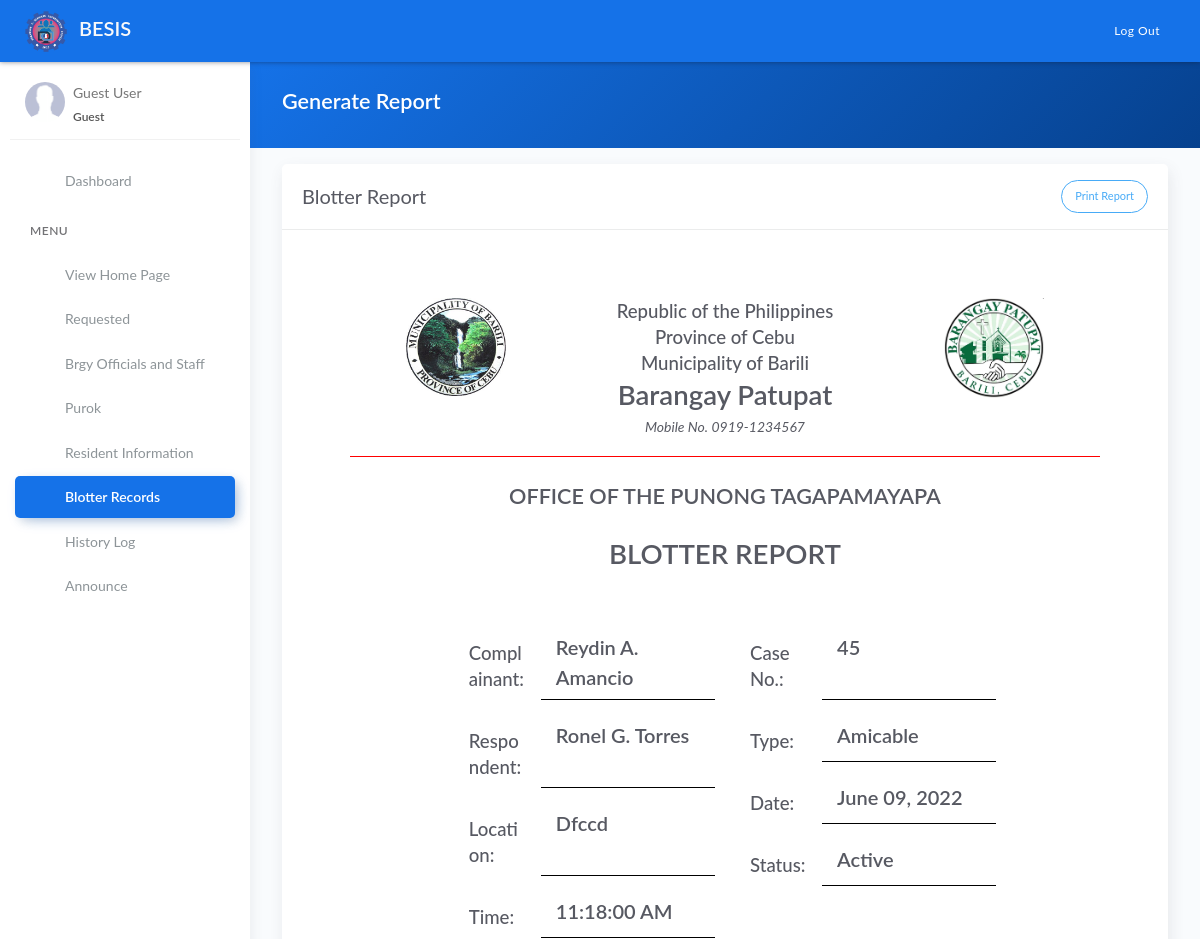
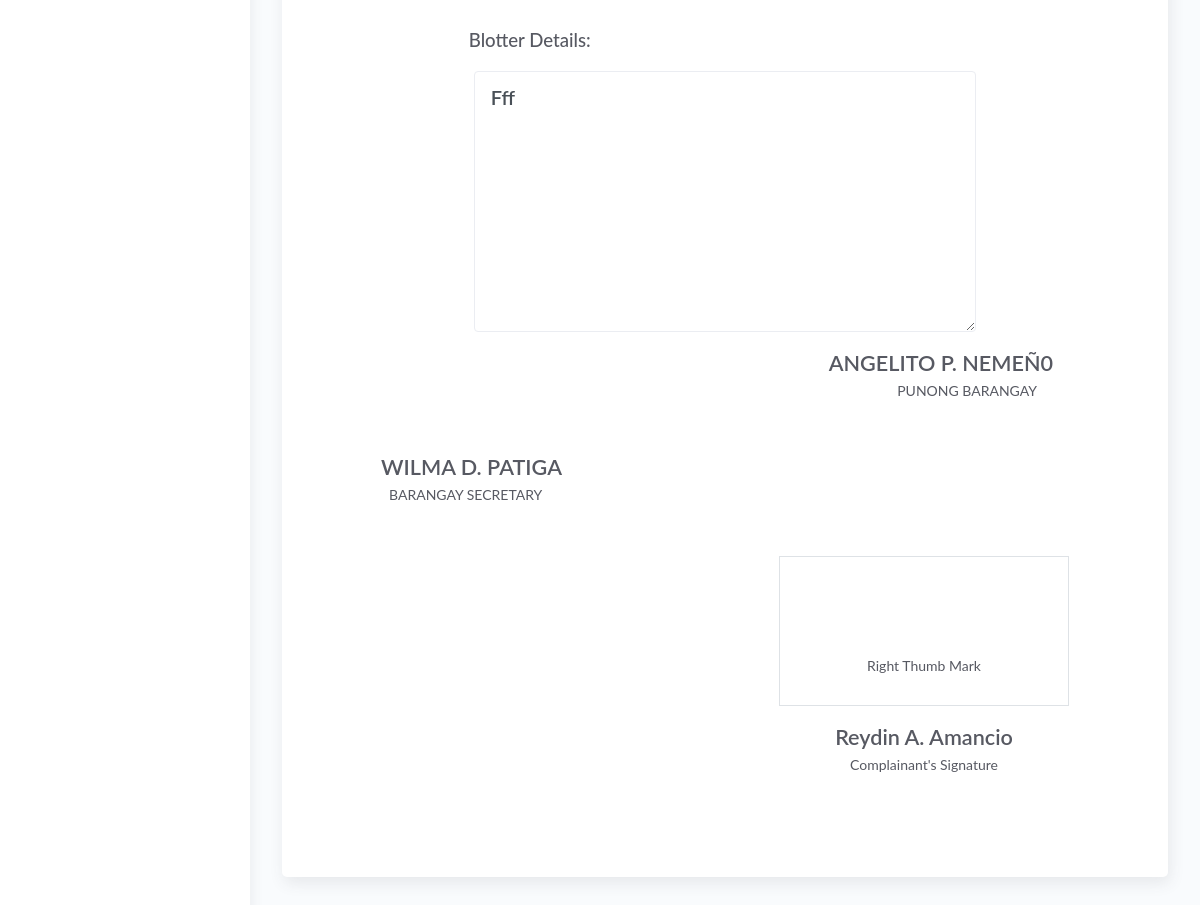
The app's page /generate_blotter_report.php?id=28, older data (2 pictures, top to bottom).
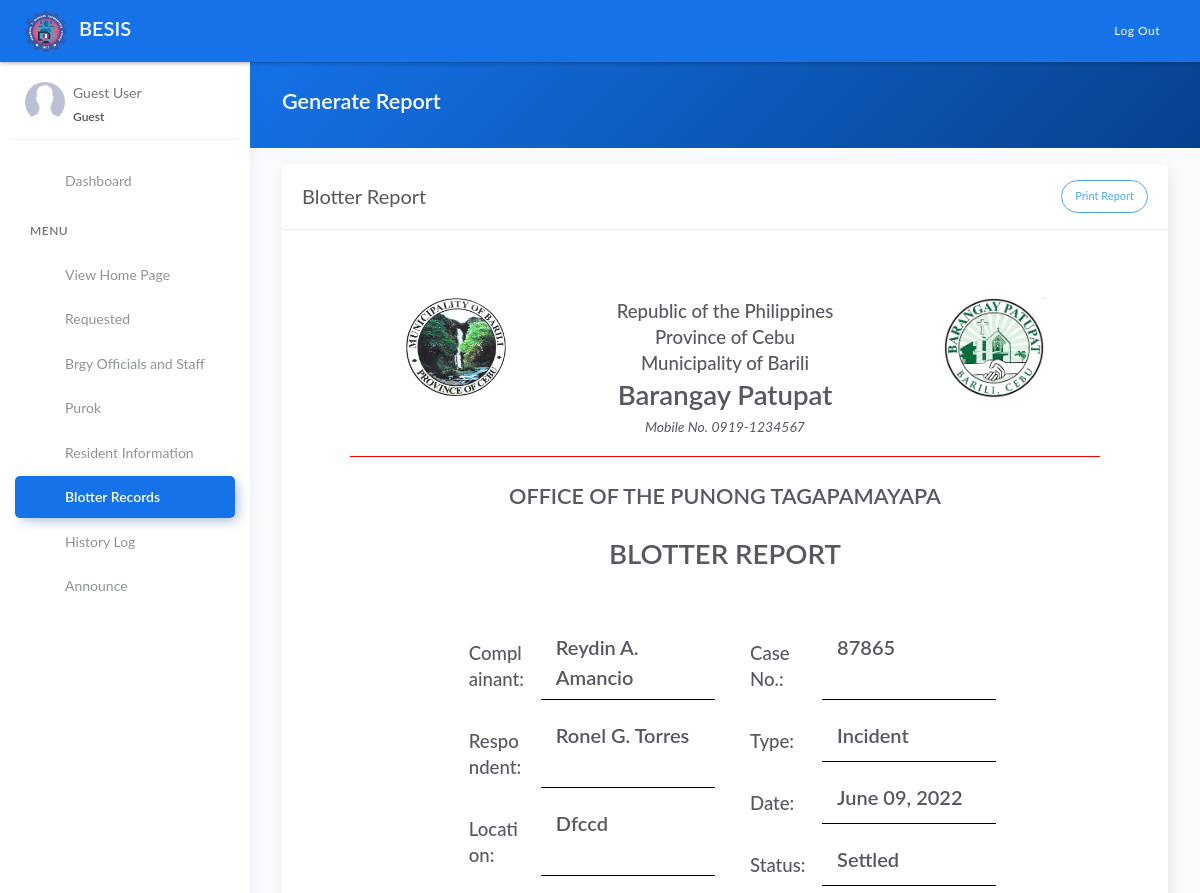
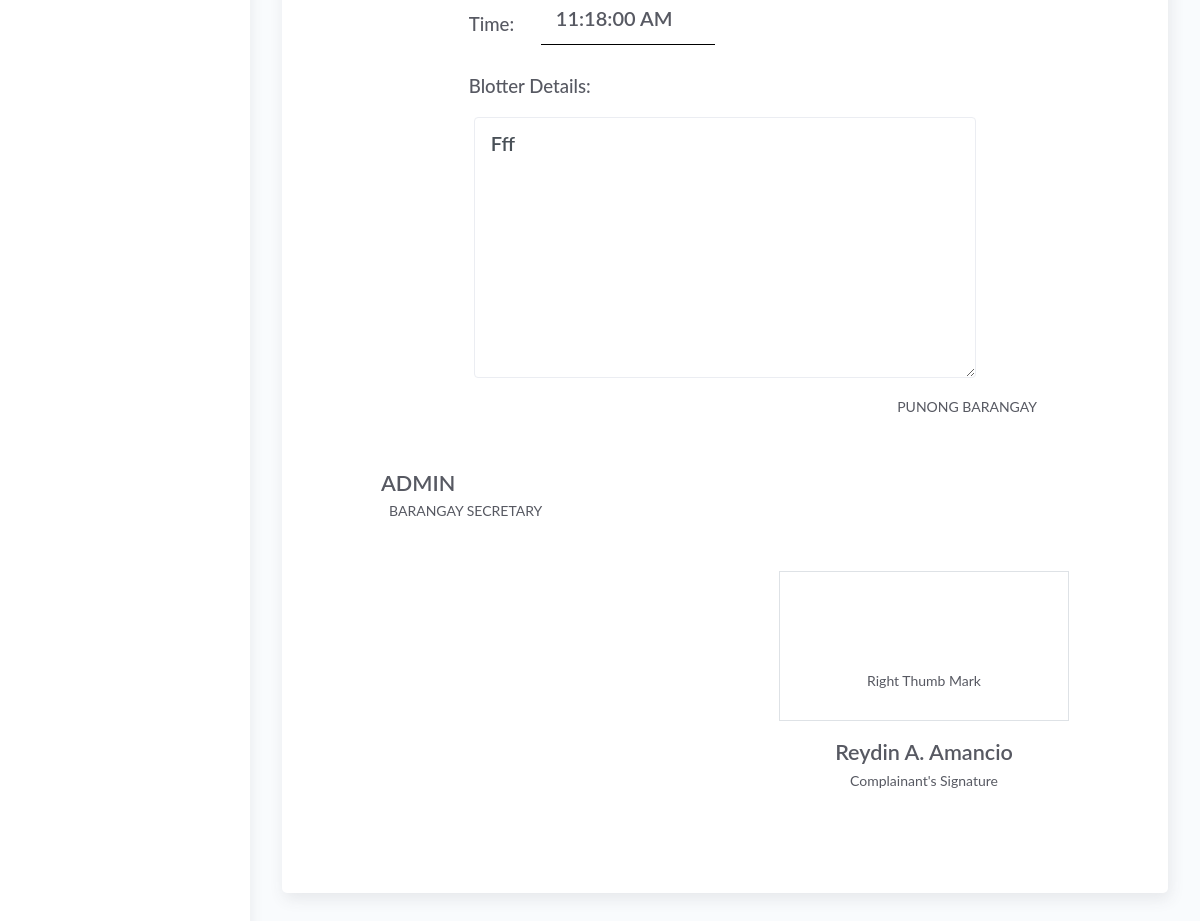
The same page, newer data (2 pictures, top to bottom).
### tables this page shows
CREATE TABLE `tblbrgy_info` (
  `id` int(11) NOT NULL AUTO_INCREMENT,
  `province` varchar(100) DEFAULT NULL,
  `town` varchar(100) DEFAULT NULL,
  `brgy_name` varchar(50) DEFAULT NULL,
  `number` varchar(50) DEFAULT NULL,
  `text` text,
  `image` varchar(200) DEFAULT NULL,
  `city_logo` varchar(100) DEFAULT NULL,
  `brgy_logo` varchar(100) DEFAULT NULL,
  PRIMARY KEY (`id`)
);

CREATE TABLE `tblblotter` (
  `id` int(11) NOT NULL AUTO_INCREMENT,
  `complainant` varchar(100) DEFAULT NULL,
  `respondent` varchar(100) DEFAULT NULL,
  `casenum` varchar(100) DEFAULT NULL,
  `type` varchar(100) DEFAULT NULL,
  `location` varchar(100) DEFAULT NULL,
  `date` date DEFAULT NULL,
  `time` time DEFAULT NULL,
  `details` varchar(10000) DEFAULT NULL,
  `status` varchar(50) DEFAULT NULL,
  PRIMARY KEY (`id`)
);

CREATE TABLE `tblofficials` (
  `id` int(11) NOT NULL AUTO_INCREMENT,
  `name` varchar(50) DEFAULT NULL,
  `chairmanship` varchar(50) DEFAULT NULL,
  `position` varchar(50) DEFAULT NULL,
  `contact` varchar(11) DEFAULT NULL,
  `termstart` date DEFAULT NULL,
  `termend` date DEFAULT NULL,
  `status` varchar(20) DEFAULT NULL,
  PRIMARY KEY (`id`)
);

### templates/main-header.php (called while the page is built, shortened)
<?php include 'model/fetch_brgy_info.php' ?>

### model/fetch_brgy_info.php (called while the page is built, shortened)
<?php
    $query = "SELECT * FROM tblbrgy_info";
    $result = $conn->query($query);
	$row = $result->fetch_assoc();
	if($row){
		$province = $row['province'];
		$town	= $row['town'];
		$brgy 		= $row['brgy_name'];
		$number =  $row['number'];
		$city_logo 	= $row['city_logo'];
		$brgy_logo		= $row['brgy_logo'];
	}
?>

### generate_blotter_report.php (the view, shortened to what the rows shown need)
<?php include 'server/server.php' ?>
<?php
    $id = $_GET['id'];
	$query = "SELECT * FROM tblblotter WHERE id='$id'";
    $result = $conn->query($query);
    $resident = $result->fetch_assoc();
    $c = "SELECT * FROM tblofficials JOIN tblposition ON tblofficials.position=tblposition.id WHERE tblposition.position='Captain'";
    $captain = $conn->query($c)->fetch_assoc();
    $s = "SELECT * FROM tblofficials JOIN tblposition ON tblofficials.position=tblposition.id WHERE tblposition.position='Secretary'";
    $sec = $conn->query($s)->fetch_assoc();
?>
<!DOCTYPE html>
<html lang="en">
<head>
	<?php include 'templates/header.php' ?>
</head>
<body>
	<div class="wrapper">
		<?php include 'templates/main-header.php' ?>
		<div class="main-panel">
			<div class="content">
				<div class="panel-header bg-primary-gradient">
					<div class="page-inner">
						<div class="d-flex align-items-left align-items-md-center flex-column flex-md-row">
							<div>
								<h2 class="text-white fw-bold">Generate Report</h2>
							</div>
						</div>
					</div>
				</div>
				<div class="page-inner">
					<div class="row mt--2">
						<div class="col-md-12">
                            <div class="card">
								<div class="card-body m-5" id="printThis">
                                  <div class="d-flex flex-wrap justify-content-around" style="border-bottom:1px solid red">
                                        <div class="text-center">
                                            <img src="assets/uploads/<?= $city_logo ?>" class="img-fluid" width="100">
										</div>
										<div class="text-center">
                                            <h3 class="mb-0">Republic of the Philippines</h3>
                                            <h3 class="mb-0">Province of <?= ucwords($province) ?></h3>
											<h3 class="mb-0">Municipality of <?= ucwords($town) ?></h3>
											<h1 class="fw-bold mb-0">Barangay <?= ucwords($brgy) ?></h1>
                                            <p><i>Mobile No. <?= $number ?></i></p>
										</div>
                                        <div class="text-center">
                                            <img src="assets/uploads/<?= $brgy_logo ?>" class="img-fluid" width="100">
										</div>
									</div>
                                    <div class="d-flex flex-wrap justify-content-center">
                                        <div class="col-md-9">
                                            <div class="text-center">
                                                <h2 class="mt-4 fw-bold">OFFICE OF THE PUNONG TAGAPAMAYAPA</h2>
                                            </div>
                                            <div class="text-center">
                                                <h1 class="mt-4 fw-bold mb-5">BLOTTER REPORT</h1>
                                            </div>
                                            <div class="row">
                                                <div class="col">
                                                    <div class="form-group row">
                                                        <div class="col-lg-8 col-md-8 col-sm-8" style="border-bottom:1px solid black; margin:0 !important">
                                                            <span class="fw-bold" style="font-size:20px;"><?= ucwords($resident['complainant']) ?></span>
                                                        </div>
                                                    </div>
                                                    <div class="form-group row">
                                                        <div class="col-lg-8 col-md-8 col-sm-8" style="border-bottom:1px solid black">
                                                            <span class="fw-bold" style="font-size:20px"><?= ucwords($resident['respondent']) ?></span>
                                                        </div>
                                                    </div>
                                                    <div class="form-group row">
                                                        <div class="col-lg-8 col-md-8 col-sm-8" style="border-bottom:1px solid black">
                                                            <span class="fw-bold" style="font-size:20px"><?= ucwords($resident['location']) ?></span>
                                                        </div>
                                                    </div>
                                                    <div class="form-group row">
                                                        <div class="col-lg-8 col-md-8 col-sm-8" style="border-bottom:1px solid black">
                                                            <span class="fw-bold" style="font-size:20px"><?= date('h:i:s A', strtotime($resident['time'])) ?></span>
                                                        </div>
                                                    </div>
                                                </div>
                                                <div class="col">
                                                    <div class="form-group row">
                                                        <div class="col-lg-8 col-md-8 col-sm-8" style="border-bottom:1px solid black">
                                                            <span class="fw-bold" style="font-size:20px"><?= ucwords($resident['casenum']) ?></span>
                                                        </div>
                                                    </div>
                                                    <div class="form-group row">
                                                        <div class="col-lg-8 col-md-8 col-sm-8" style="border-bottom:1px solid black">
                                                            <span class="fw-bold" style="font-size:20px"><?= ucwords($resident['type']) ?></span>
                                                        </div>
                                                    </div>
                                                    <div class="form-group row">
                                                        <div class="col-lg-8 col-md-8 col-sm-8" style="border-bottom:1px solid black">
                                                            <span class="fw-bold" style="font-size:20px"><?= date('F d, Y', strtotime($resident['date'])) ?></span>
                                                        </div>
                                                    </div>
                                                    <div class="form-group row">
                                                        <div class="col-lg-8 col-md-8 col-sm-8" style="border-bottom:1px solid black">
                                                            <span class="fw-bold" style="font-size:20px"><?= ucwords($resident['status']) ?></span>
                                                        </div>
                                                    </div>
                                                </div>
                                            </div>
                                            <div class="row">
                                                <div class="col">
                                                    <div class="col-lg-12 col-md-12 col-sm-12 text-left">
                                                        <textarea class="form-control fw-bold" style="font-size:20px" rows="8"><?= ucwords(trim($resident['details'])) ?></textarea>
                                                    </div>
                                                </div>
                                            </div>
                                             </div>
                                        </div>
                                        <div class="col-md-12">
                                            <div class="p-3 text-right mr-3">
                                                <h2 class="fw-bold mb-0 text-uppercase"><?= ucwords($captain['name']) ?></h2>
                                                <p class="mr-3">PUNONG BARANGAY</p>
                                            </div>
                                            <div class="p-3 text-left">
                                                <h2 class="fw-bold mb-0 text-uppercase"><?= empty($sec['name']) ? 'Please Create Official with Secretary Position' : ucwords($sec['name']) ?></h2>
                                                <p class="ml-2">BARANGAY SECRETARY</p>
                                            </div>
                                        </div>
                                        <div class="col-md-12 d-flex flex-wrap justify-content-end">
                                            <div class="p-3 text-center">
                                                <div class="border mb-3" style="height:150px;width:290px">
                                                    <p class="mt-5 mb-0 pt-5">Right Thumb Mark</p>
                                                </div>
                                                <h2 class="fw-bold mb-0"><?= ucwords($resident['complainant']) ?></h2>
                                                <p>Complainant's Signature</p>
                                            </div>
                                        </div>
                                    </div>
								</div>
							</div>
						</div>
					</div>
				</div>
			</div>
		</div>
</body>
</html>

Row changes from the older to the newer data that the page shows:
removed tblofficials: name "ANGELITO P. NEMEÑ0"
removed tblofficials: name "WILMA D. PATIGA"
changed tblblotter "Reydin A. Amancio": casenum "45" → "87865"; type "Amicable" → "Incident"; status "Active" → "Settled"
now on this page (row edited): tblofficials: name "ADMIN"
